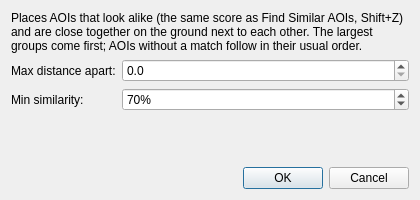
<?xml version="1.0" encoding="UTF-8"?>
<ui version="4.0">
 <class>AOISimilaritySortDialog</class>
 <widget class="QDialog" name="AOISimilaritySortDialog">
  <property name="geometry">
   <rect>
    <x>0</x>
    <y>0</y>
    <width>420</width>
    <height>200</height>
   </rect>
  </property>
  <property name="minimumSize">
   <size>
    <width>420</width>
    <height>0</height>
   </size>
  </property>
  <property name="windowTitle">
   <string>Sort: Similar &amp; Nearby</string>
  </property>
  <property name="modal">
   <bool>true</bool>
  </property>
  <layout class="QVBoxLayout" name="verticalLayout">
   <item>
    <widget class="QLabel" name="descriptionLabel">
     <property name="wordWrap">
      <bool>true</bool>
     </property>
     <property name="text">
      <string>Places AOIs that look alike (the same score as Find Similar AOIs, Shift+Z) and are close together on the ground next to each other. The largest groups come first; AOIs without a match follow in their usual order.</string>
     </property>
    </widget>
   </item>
   <item>
    <layout class="QFormLayout" name="formLayout">
     <item row="0" column="0">
      <widget class="QLabel" name="distanceLabel">
       <property name="text">
        <string>Max distance apart:</string>
       </property>
      </widget>
     </item>
     <item row="0" column="1">
      <widget class="QDoubleSpinBox" name="distanceSpinBox">
       <property name="toolTip">
        <string>Largest ground distance between two AOIs in the same group, from their estimated GPS positions.</string>
       </property>
       <property name="decimals">
        <number>1</number>
       </property>
       <property name="singleStep">
        <double>5.000000000000000</double>
       </property>
      </widget>
     </item>
     <item row="1" column="0">
      <widget class="QLabel" name="similarityLabel">
       <property name="text">
        <string>Min similarity:</string>
       </property>
      </widget>
     </item>
     <item row="1" column="1">
      <widget class="QSpinBox" name="similaritySpinBox">
       <property name="toolTip">
        <string>Smallest visual similarity between two AOIs in the same group.</string>
       </property>
       <property name="suffix">
        <string>%</string>
       </property>
       <property name="minimum">
        <number>1</number>
       </property>
       <property name="maximum">
        <number>100</number>
       </property>
       <property name="value">
        <number>70</number>
       </property>
      </widget>
     </item>
    </layout>
   </item>
   <item>
    <spacer name="verticalSpacer">
     <property name="orientation">
      <enum>Qt::Vertical</enum>
     </property>
     <property name="sizeHint" stdset="0">
      <size>
       <width>20</width>
       <height>10</height>
      </size>
     </property>
    </spacer>
   </item>
   <item>
    <widget class="QDialogButtonBox" name="buttonBox">
     <property name="orientation">
      <enum>Qt::Horizontal</enum>
     </property>
     <property name="standardButtons">
      <set>QDialogButtonBox::Cancel|QDialogButtonBox::Ok</set>
     </property>
    </widget>
   </item>
  </layout>
 </widget>
 <resources/>
 <connections>
  <connection>
   <sender>buttonBox</sender>
   <signal>accepted()</signal>
   <receiver>AOISimilaritySortDialog</receiver>
   <slot>accept()</slot>
  </connection>
  <connection>
   <sender>buttonBox</sender>
   <signal>rejected()</signal>
   <receiver>AOISimilaritySortDialog</receiver>
   <slot>reject()</slot>
  </connection>
 </connections>
</ui>
